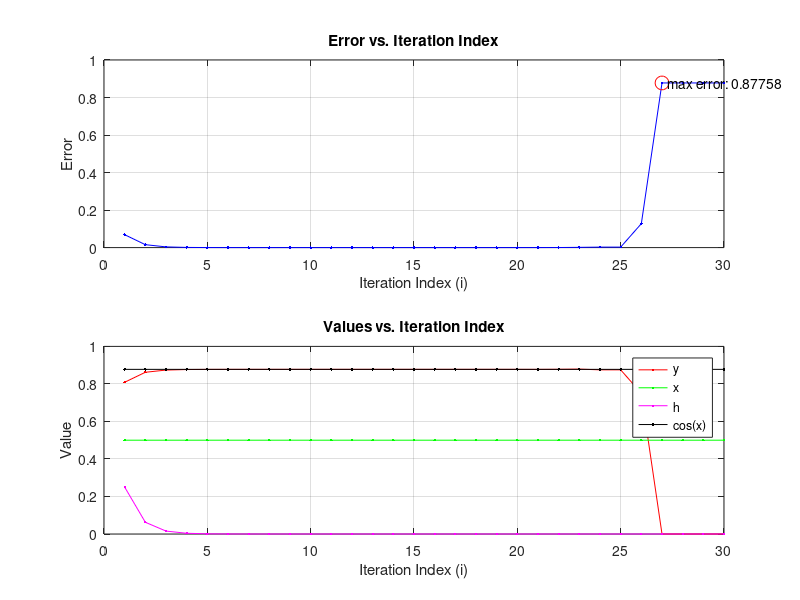

Recreate this plot in MATLAB.
imax = 0;
n = 30;
x = 0.5;
h = 1.0;
emax = 0.0;
errors = zeros(1, n); % Initialize array to store errors
y_values = zeros(1, n); % Initialize array to store y values
x_values = zeros(1, n); % Initialize array to store x values
cos_values = zeros(1, n); % Initialize array to store cos(x) values
h_values = zeros(1, n); % Initialize array to store h values

for i = 1:n
    h = 0.25 * h;
    y = (sin(x + h) - sin(x)) / h;
    y_values(i) = y; % Store y value for plotting
    x_values(i) = x; % Store x value for plotting
    cos_values(i) = cos(x); % Store cos(x) value for plotting
    h_values(i) = h; % Store h value for plotting
    error = abs(cos(x) - y); % Take absolute value of error
    errors(i) = error; % Store error for plotting
    if error > emax
        emax = error;
        imax = i;
    end
end

% Plot error vs. iteration index
subplot(2, 1, 1);
plot(1:n, errors, 'b.-');
xlabel('Iteration Index (i)');
ylabel('Error');
title('Error vs. Iteration Index');
grid on;

% Highlight the maximum error point
hold on;
plot(imax, emax, 'ro', 'MarkerSize', 10);
text(imax, emax, ['  max error: ' num2str(emax)]);
hold off;

% Plot y, x, h, and cos(x)
subplot(2, 1, 2);
plot(1:n, y_values, 'r.-', 1:n, x_values, 'g.-', 1:n, h_values, 'm.-', 1:n, cos_values, 'k.-');
legend('y', 'x', 'h', 'cos(x)', 'Location', 'best');
xlabel('Iteration Index (i)');
ylabel('Value');
title('Values vs. Iteration Index');
grid on;
